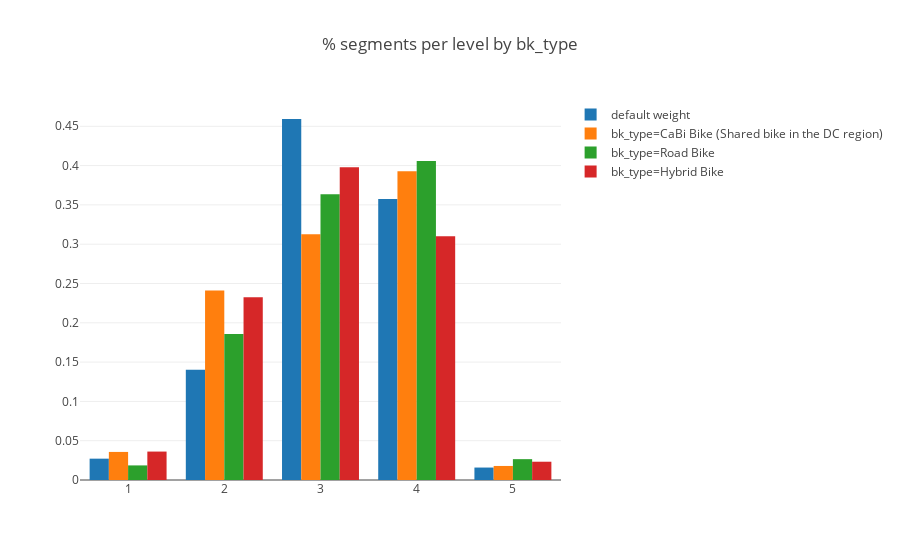
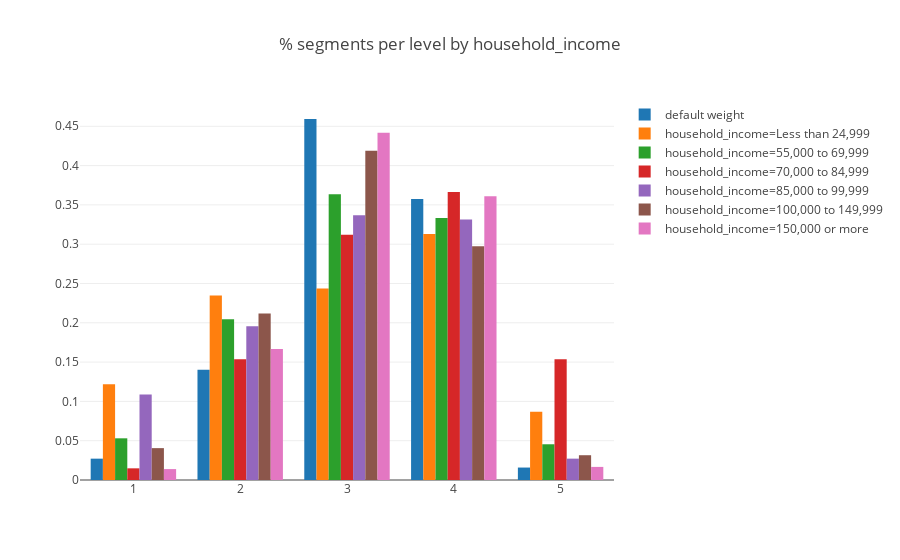
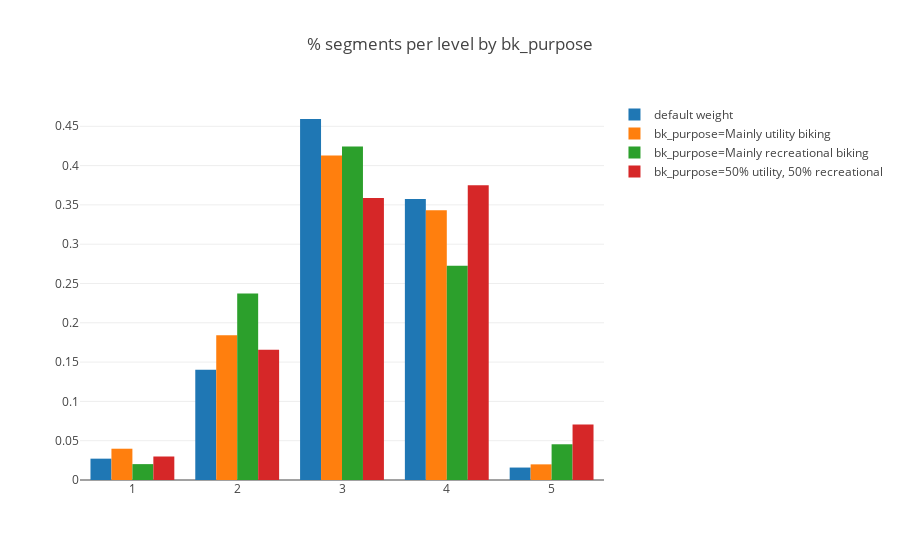

Source (notebook cell) for these figures, in order:
### Code cell
for q in list(qs):
    ys = all_ys[q]
    names = all_names[q]
    arrs = [y_all.csl.values]+ys
    title = 'score histogram of % segments by '+q
    arrs = [y_all.csl.round().values] + [y.round() for y in ys]
    title = '% segments per level by '+q

    fig = plotly_fig.hist(arrs, names=['default weight']+names, title=title)
    iplot(fig)

### Figure 1 — Plotly figure (JSON) as saved in the notebook; plotly's stock layout.template omitted (floating-point values rounded to 4 significant figures; data arrays with more than 128 entries replaced by an {"elided": "..."} marker saying what was removed)
{"data": [{"histnorm": "probability", "name": "default weight", "type": "histogram", "x": {"elided": "442 int values"}}, {"histnorm": "probability", "name": "bk_type=CaBi Bike (Shared bike in the DC region)", "type": "histogram", "x": [3, 3, 2, 2, 2, 4, 2, 2, 3, 4, 3, 3, 3, 2, 3, 3, 3, 4, 4, 3, 4, 4, 4, 3, 2, 2, 3, 3, 3, 4, 2, 2, 2, 2, 1, 1, 1, 2, 2, 3, 2, 3, 4, 4, 4, 4, 4, 4, 3, 4, 3, 3, 4, 4, 4, 3, 3, 4, 4, 2, 4, 4, 3, 3, 3, 3, 3, 4, 4, 3, 3, 3, 3, 4, 4, 4, 4, 3, 4, 4, 4, 4, 3, 4, 2, 2, 4, 4, 4, 4, 3, 1, 2, 2, 3, 4, 4, 2, 2, 2, 2, 4, 2, 2, 5, 3, 4, 4, 4, 4, 2, 5]}, {"histnorm": "probability", "name": "bk_type=Road Bike", "type": "histogram", "x": {"elided": "377 int values"}}, {"histnorm": "probability", "name": "bk_type=Hybrid Bike", "type": "histogram", "x": {"elided": "387 int values"}}], "layout": {"title": "% segments per level by bk_type"}}

### Figure 2 — Plotly figure (JSON) as saved in the notebook; plotly's stock layout.template omitted (floating-point values rounded to 4 significant figures; data arrays with more than 128 entries replaced by an {"elided": "..."} marker saying what was removed)
{"data": [{"histnorm": "probability", "name": "default weight", "type": "histogram", "x": {"elided": "442 int values"}}, {"histnorm": "probability", "name": "household_income=Less than 24,999", "type": "histogram", "x": [3, 2, 2, 3, 3, 1, 1, 1, 1, 3, 4, 4, 4, 3, 2, 5, 4, 2, 2, 2, 2, 2, 1, 2, 4, 2, 2, 1, 4, 1, 1, 1, 1, 5, 4, 2, 2, 2, 2, 3, 3, 3, 4, 4, 1, 1, 2, 3, 5, 5, 4, 3, 5, 3, 4, 3, 4, 4, 4, 4, 5, 1, 2, 3, 4, 4, 4, 4, 2, 4, 4, 5, 5, 1, 2, 3, 3, 3, 3, 3, 3, 2, 2, 2, 4, 4, 4, 3, 3, 2, 2, 3, 2, 4, 2, 3, 5, 3, 3, 2, 4, 4, 4, 4, 3, 4, 4, 4, 4, 4, 4, 3, 5, 4, 3]}, {"histnorm": "probability", "name": "household_income=55,000 to 69,999", "type": "histogram", "x": {"elided": "132 int values"}}, {"histnorm": "probability", "name": "household_income=70,000 to 84,999", "type": "histogram", "x": {"elided": "202 int values"}}, {"histnorm": "probability", "name": "household_income=85,000 to 99,999", "type": "histogram", "x": {"elided": "184 int values"}}, {"histnorm": "probability", "name": "household_income=100,000 to 149,999", "type": "histogram", "x": {"elided": "222 int values"}}, {"histnorm": "probability", "name": "household_income=150,000 or more", "type": "histogram", "x": {"elided": "360 int values"}}], "layout": {"title": "% segments per level by household_income"}}

### Figure 3 — Plotly figure (JSON) as saved in the notebook; plotly's stock layout.template omitted (floating-point values rounded to 4 significant figures; data arrays with more than 128 entries replaced by an {"elided": "..."} marker saying what was removed)
{"data": [{"histnorm": "probability", "name": "default weight", "type": "histogram", "x": {"elided": "442 int values"}}, {"histnorm": "probability", "name": "bk_purpose=Mainly utility biking ", "type": "histogram", "x": {"elided": "402 int values"}}, {"histnorm": "probability", "name": "bk_purpose=Mainly recreational biking ", "type": "histogram", "x": {"elided": "198 int values"}}, {"histnorm": "probability", "name": "bk_purpose=50% utility, 50% recreational", "type": "histogram", "x": {"elided": "368 int values"}}], "layout": {"title": "% segments per level by bk_purpose"}}
